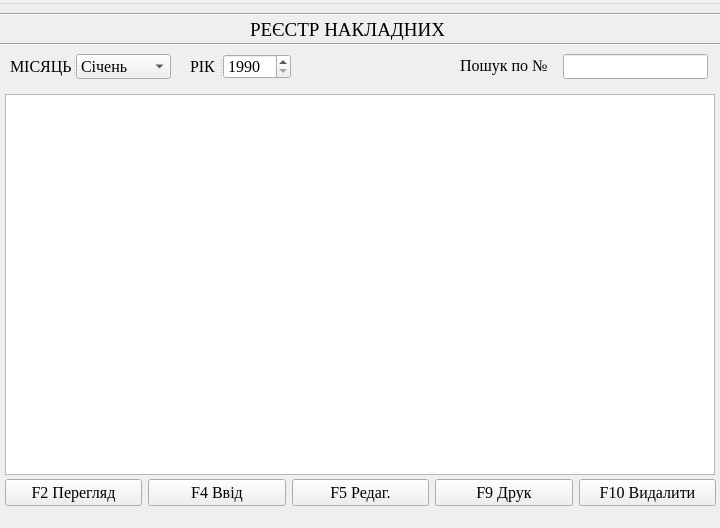
<?xml version="1.0" encoding="UTF-8"?>
<ui version="4.0">
 <class>reestr_ttn</class>
 <widget class="QMainWindow" name="reestr_ttn">
  <property name="geometry">
   <rect>
    <x>0</x>
    <y>0</y>
    <width>720</width>
    <height>528</height>
   </rect>
  </property>
  <property name="font">
   <font>
    <family>Times New Roman</family>
    <pointsize>12</pointsize>
   </font>
  </property>
  <property name="windowTitle">
   <string>АРМ Сбит </string>
  </property>
  <widget class="QWidget" name="centralwidget">
   <widget class="QTableView" name="tableView">
    <property name="geometry">
     <rect>
      <x>5</x>
      <y>90</y>
      <width>710</width>
      <height>381</height>
     </rect>
    </property>
    <property name="selectionBehavior">
     <enum>QAbstractItemView::SelectRows</enum>
    </property>
   </widget>
   <widget class="QLabel" name="label">
    <property name="geometry">
     <rect>
      <x>250</x>
      <y>10</y>
      <width>211</width>
      <height>31</height>
     </rect>
    </property>
    <property name="font">
     <font>
      <family>Times New Roman</family>
      <pointsize>14</pointsize>
     </font>
    </property>
    <property name="text">
     <string>РЕЄСТР НАКЛАДНИХ</string>
    </property>
   </widget>
   <widget class="Line" name="line">
    <property name="geometry">
     <rect>
      <x>0</x>
      <y>30</y>
      <width>721</width>
      <height>20</height>
     </rect>
    </property>
    <property name="orientation">
     <enum>Qt::Horizontal</enum>
    </property>
   </widget>
   <widget class="Line" name="line_2">
    <property name="geometry">
     <rect>
      <x>0</x>
      <y>0</y>
      <width>721</width>
      <height>20</height>
     </rect>
    </property>
    <property name="orientation">
     <enum>Qt::Horizontal</enum>
    </property>
   </widget>
   <widget class="QLineEdit" name="lineEdit">
    <property name="enabled">
     <bool>true</bool>
    </property>
    <property name="geometry">
     <rect>
      <x>563</x>
      <y>50</y>
      <width>145</width>
      <height>25</height>
     </rect>
    </property>
    <property name="frame">
     <bool>true</bool>
    </property>
   </widget>
   <widget class="QLabel" name="label_4">
    <property name="geometry">
     <rect>
      <x>460</x>
      <y>52</y>
      <width>101</width>
      <height>19</height>
     </rect>
    </property>
    <property name="text">
     <string>Пошук по №</string>
    </property>
   </widget>
   <widget class="QSplitter" name="splitter_3">
    <property name="geometry">
     <rect>
      <x>190</x>
      <y>50</y>
      <width>101</width>
      <height>25</height>
     </rect>
    </property>
    <property name="orientation">
     <enum>Qt::Horizontal</enum>
    </property>
    <widget class="QLabel" name="label_3">
     <property name="text">
      <string>РІК</string>
     </property>
    </widget>
    <widget class="QSpinBox" name="spinBox">
     <property name="prefix">
      <string/>
     </property>
     <property name="minimum">
      <number>1990</number>
     </property>
     <property name="maximum">
      <number>2099</number>
     </property>
    </widget>
   </widget>
   <widget class="QSplitter" name="splitter_2">
    <property name="geometry">
     <rect>
      <x>10</x>
      <y>50</y>
      <width>161</width>
      <height>25</height>
     </rect>
    </property>
    <property name="orientation">
     <enum>Qt::Horizontal</enum>
    </property>
    <widget class="QLabel" name="label_2">
     <property name="text">
      <string>МІСЯЦЬ</string>
     </property>
    </widget>
    <widget class="QComboBox" name="comboBox">
     <property name="maxVisibleItems">
      <number>12</number>
     </property>
     <item>
      <property name="text">
       <string>Січень</string>
      </property>
     </item>
     <item>
      <property name="text">
       <string>Лютий</string>
      </property>
     </item>
     <item>
      <property name="text">
       <string>Березень</string>
      </property>
     </item>
     <item>
      <property name="text">
       <string>Квітень</string>
      </property>
     </item>
     <item>
      <property name="text">
       <string>Травень</string>
      </property>
     </item>
     <item>
      <property name="text">
       <string>Червень</string>
      </property>
     </item>
     <item>
      <property name="text">
       <string>Липень</string>
      </property>
     </item>
     <item>
      <property name="text">
       <string>Серпень</string>
      </property>
     </item>
     <item>
      <property name="text">
       <string>Вересень</string>
      </property>
     </item>
     <item>
      <property name="text">
       <string>Жовтень</string>
      </property>
     </item>
     <item>
      <property name="text">
       <string>Листопад</string>
      </property>
     </item>
     <item>
      <property name="text">
       <string>Грудень</string>
      </property>
     </item>
    </widget>
   </widget>
   <widget class="QWidget" name="layoutWidget">
    <property name="geometry">
     <rect>
      <x>5</x>
      <y>474</y>
      <width>711</width>
      <height>29</height>
     </rect>
    </property>
    <layout class="QHBoxLayout" name="horizontalLayout">
     <item>
      <widget class="QPushButton" name="pushButton">
       <property name="text">
        <string>F2 Перегляд</string>
       </property>
      </widget>
     </item>
     <item>
      <widget class="QPushButton" name="pushButton_2">
       <property name="text">
        <string>F4 Ввід</string>
       </property>
      </widget>
     </item>
     <item>
      <widget class="QPushButton" name="pushButton_3">
       <property name="text">
        <string>F5 Редаг.</string>
       </property>
      </widget>
     </item>
     <item>
      <widget class="QPushButton" name="pushButton_4">
       <property name="text">
        <string>F9 Друк</string>
       </property>
      </widget>
     </item>
     <item>
      <widget class="QPushButton" name="pushButton_5">
       <property name="text">
        <string>F10 Видалити</string>
       </property>
      </widget>
     </item>
    </layout>
   </widget>
  </widget>
  <widget class="QMenuBar" name="menubar">
   <property name="geometry">
    <rect>
     <x>0</x>
     <y>0</y>
     <width>720</width>
     <height>21</height>
    </rect>
   </property>
   <widget class="QMenu" name="menu">
    <property name="title">
     <string/>
    </property>
   </widget>
   <addaction name="menu"/>
  </widget>
 </widget>
 <resources/>
 <connections/>
</ui>
